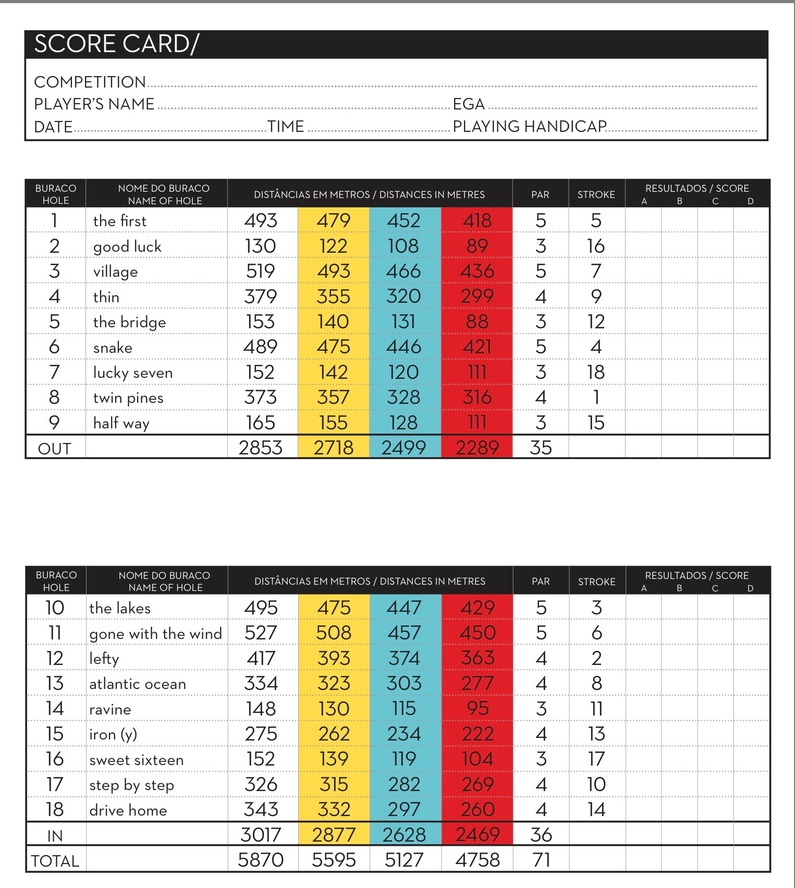
#> input picture IMG_1315.jpeg, 795 x 888 px, shrunk from 1525 x 1704 before the run
$ python merge_dress_code_images.py
#> lines starting #> are read from the running program, lines starting #| are printed output that depends on the picture
#!/usr/bin/env python3
"""
Merge dress code images into one (vertical stack).
Run from project root: python scripts/merge_dress_code_images.py
Requires: pip install Pillow
"""
import os
import sys

try:
    from PIL import Image
except ImportError:
    print("Install Pillow: pip install Pillow")
    sys.exit(1)

# Paths relative to project root
ROOT = os.path.dirname(os.path.dirname(os.path.abspath(__file__)))
SOURCES = [
    os.path.join(ROOT, "IMG_1315.jpeg"),
    os.path.join(ROOT, "IMG_1318.jpeg"),
]
OUTPUT = os.path.join(ROOT, "static", "dress_code_merged.jpeg")

def main():
    images = []
    for path in SOURCES:
        if not os.path.exists(path):
            print(f"Mangler: {path}")
            sys.exit(1)
        images.append(Image.open(path).convert("RGB"))

    # Same width = widest image; stack vertically
    width = max(im.width for im in images)
#> width = 795
    heights = [im.height for im in images]
#> heights = [888, 489]
    total_height = sum(heights)
#> total_height = 1377

    merged = Image.new("RGB", (width, total_height))
#> merged: PIL image 795x1377 RGB; every value is 0
    y = 0
    for im in images:
        # Center if narrower than width
        x = (width - im.width) // 2
        merged.paste(im, (x, y))
        y += im.height
#> this loop made 2 passes
#> (x, y) on passes 1 to 2: (0, 888), (11, 1377)
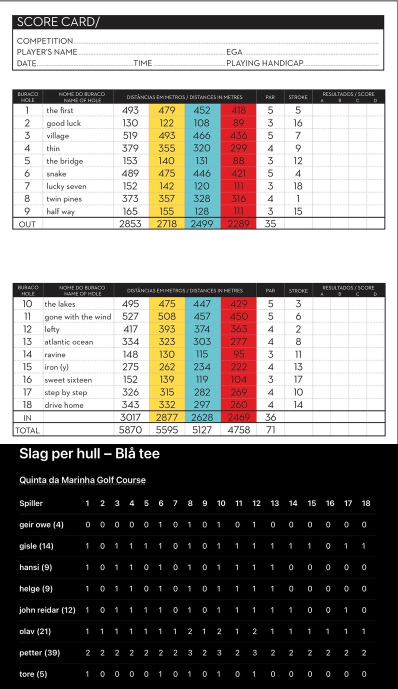
#> merged: PIL image 795x1377 RGB (shown at 1/2 size); mean R, G, B 142.1, 137.8, 134.4
#> after the loop, y = 1377

    merged.save(OUTPUT, "JPEG", quality=90)
    print(f"Lagret: {OUTPUT}")

if __name__ == "__main__":
    main()
